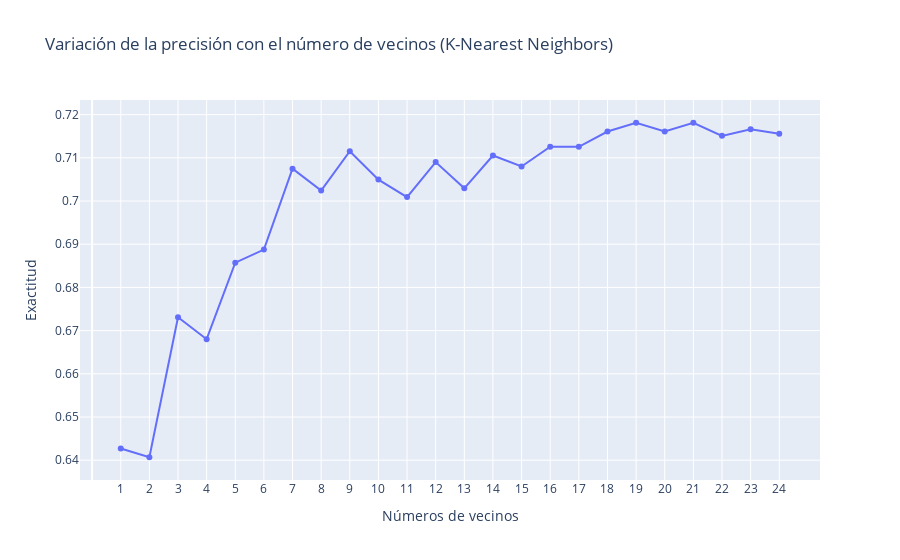

The code cell stored with this chart in its notebook:
### Markdown cell above
#### Visualización de la Precisión:
En este bloque de código, se itera a través de diferentes valores para el número de vecinos (i) en el rango de 1 a 24. Se crea una instancia de KNN con el número actual de vecinos y se entrena con el conjunto de entrenamiento escalado. La precisión del modelo en el conjunto de prueba se almacena en la lista score.

Se crea un gráfico de dispersión que muestra cómo varía la precisión del modelo KNN en función del número de vecinos. Se establece el número de vecinos en el eje X y la precisión en el eje Y. Además, se configuran títulos y etiquetas para mejorar la comprensión del gráfico.

### Code cell
max_accuracies = {}
score = []

for i in range(1, 25):
    knn = KNeighborsClassifier(n_neighbors=i)
    knn.fit(X_train_scaled, y_train)
    score.append(knn.score(X_test_scaled, y_test))

fig = go.Figure()

fig.add_trace(go.Scatter(x=list(range(1, 25)), y=score, mode='lines+markers'))
fig.update_xaxes(tickvals=list(range(1, 25)))
fig.update_layout(
    title="Variación de la precisión con el número de vecinos (K-Nearest Neighbors)",
    xaxis_title="Números de vecinos",
    yaxis_title="Exactitud",
)

max_accuracy = max(score) * 100
max_accuracy_K = score.index(max(score)) + 1

print("La máxima precisión de K-Vecinas más cercanas es {:.2f}%".format(max_accuracy),
      "Con el número de vecinas establecida en", max_accuracy_K, "neighbours.")

fig.show()

### Figure 1 — Plotly figure (JSON) as saved in the notebook; plotly's stock layout.template omitted (floating-point values rounded to 4 significant figures)
{"data": [{"mode": "lines+markers", "type": "scatter", "x": [1, 2, 3, 4, 5, 6, 7, 8, 9, 10, 11, 12, 13, 14, 15, 16, 17, 18, 19, 20, 21, 22, 23, 24], "y": [0.6427, 0.6407, 0.6731, 0.668, 0.6857, 0.6888, 0.7075, 0.7024, 0.7115, 0.705, 0.7009, 0.709, 0.7029, 0.7105, 0.708, 0.7126, 0.7126, 0.7161, 0.7181, 0.7161, 0.7181, 0.7151, 0.7166, 0.7156]}], "layout": {"title": {"text": "Variación de la precisión con el número de vecinos (K-Nearest Neighbors)"}, "xaxis": {"tickvals": [1, 2, 3, 4, 5, 6, 7, 8, 9, 10, 11, 12, 13, 14, 15, 16, 17, 18, 19, 20, 21, 22, 23, 24], "title": {"text": "Números de vecinos"}}, "yaxis": {"title": {"text": "Exactitud"}}}}
